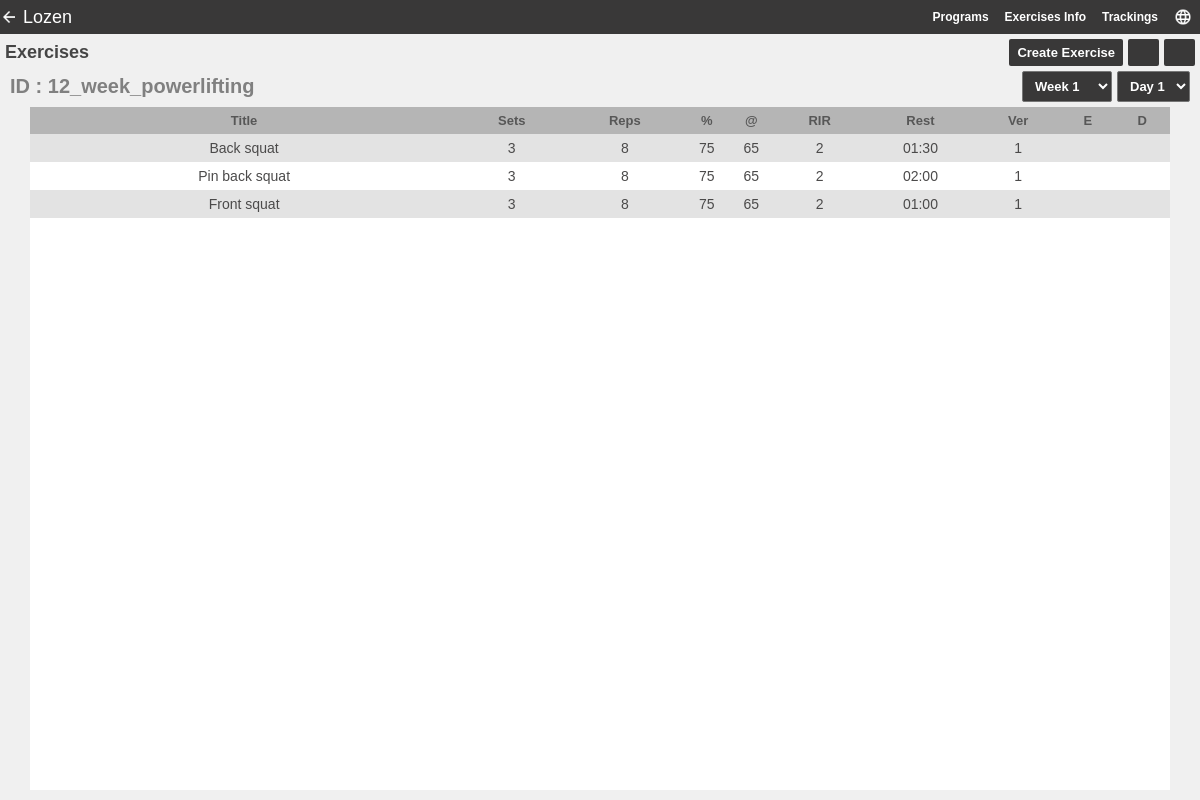
/exercises/list?program_id=1&week=1&day=1, run on the app's committed database.
### programs/models.py (models this page shows)
class Program(models.Model):
  training = models.ForeignKey(Training, on_delete=models.CASCADE)
  unique_id = models.CharField(max_length=32, unique=True, blank=False, null=False)
  version = models.PositiveSmallIntegerField()

### exercises/models.py (models this page shows, shortened)
class Exercise(models.Model):
  exercise_info = models.ForeignKey(ExerciseInfo, on_delete=models.CASCADE)
  program = models.ForeignKey(Program, on_delete=models.CASCADE, related_name='exercises')
  week = models.PositiveSmallIntegerField(choices=L_WEEKS, blank=False,null=False, default=1)
  day = models.PositiveSmallIntegerField(choices=L_DAYS, blank=False,null=False, default=1)
  idx = models.PositiveSmallIntegerField(blank=False, null=False)
  sets = models.PositiveSmallIntegerField(blank=False, null=False)
  reps = models.PositiveSmallIntegerField(blank=True, null=True)
  percent = models.PositiveSmallIntegerField(blank=True, null=True)
  power = models.PositiveSmallIntegerField(blank=True, null=True)
  rir = models.PositiveSmallIntegerField(blank=True, null=True)
  rest = models.PositiveSmallIntegerField(blank=True, default=0)
  version = models.PositiveSmallIntegerField()
  def rest_minutes(self):
    return self.rest // 60
  def rest_seconds(self):
    return self.rest % 60
  def rest_format(self):
    return f'{self.rest_minutes():02d}:{self.rest_seconds():02d}'
  class Meta:
    unique_together = ('program','week', 'day', 'idx', )
    ordering = ['week','day','idx']

### exercises_info/models.py (models this page shows, shortened)
class ExerciseInfo(models.Model):
  id = models.PositiveIntegerField(primary_key=True)
  title = models.CharField(max_length=32)
  description = models.TextField(blank=True, default='')
  version = models.PositiveSmallIntegerField(blank=False, null=False)
  def __str__(self):
    return self.title

### exercises/views.py (the view)
# urls.py: path(r'list?program_id=<int:program_id>&week=<int:week>&day=<int:day>',views.ExerciseListView.as_view(), name='list'),
class ExerciseListView(ListView):
    model = Exercise
    template_name = 'exercises/list.html'
    context_object_name = 'list_exercise'
    def get_queryset(self):
        queryset = super().get_queryset()
        program_id = self.kwargs['program_id']
        week = self.kwargs['week']
        day = self.kwargs['day']
        return queryset.filter(program_id=program_id, week=week, day=day)
    def get_context_data(self, **kwargs):
        context = super().get_context_data(**kwargs)
        context.update(self.kwargs)
        exercise_form_fields = ExerciseForm().fields
        week_widget = exercise_form_fields['week'].widget
        day_widget = exercise_form_fields['day'].widget
        week_widget.value = self.kwargs['week']
        day_widget.value = self.kwargs['day']
        program_id = self.kwargs['program_id']
        url_back = reverse_lazy('programs_translations:detail', kwargs=dict(language_id=1, program_id=program_id))
        program_unique_id = Program.objects.get(id=program_id).unique_id
        context.update(dict(
            current_version = Tracking.get_last_version(),
            program_unique_id=program_unique_id,
            week_widget=week_widget,
            day_widget=day_widget,
            url_back=url_back))
        return context

### trackings/models.py (called while the page is built)
  @classmethod
  def get_last_version(cls):
    if cls.objects.exists():
      tracking = cls.objects.latest('version')
      if tracking.state == False:
        return tracking.version
    return -1

### exercises/templates/exercises/list.html (shortened to what this page needs)
{% extends 'base.html' %}
{% load static %}
{% block btn_back %}
  <a class="icon ic-back" href="{{url_back}}"></a>
{% endblock %}
{% block links %}
  <link rel="stylesheet" href="{% static 'css/table.css' %}">
{% endblock %}
{% block content %}
  <header>
  <div class="header-title">Exercises</div>
  <div class="header-group">
    <a id="ic-add" class="btn-link" href="{% url 'exercises:create' program_id=program_id week=week day=day %}">Create Exercise</a>
    <a id="ic-add" class="icon-link" href="{% url 'exercises:upload' program_id=program_id %}"><i class="icon ic-upload"></i></a>
    <a id="ic-add" class="icon-link"  href="{% url 'api:download_exercises_csv' program_id=program_id %}"><i class="icon ic-download"></i></a>
  </div>
  </header>
  <div class="sub-header">
    <div class="sub-header-title">ID : {{program_unique_id}}</div>
    <div class="row">
      {% include 'select-widget.html' with id="week_selector" widget=week_widget %}
      {% include 'select-widget.html' with id="day_selector" widget=day_widget %}
    </div>
  </div>
  <div class="table-container">
    <table>
      <thead>
        <tr>
          <th style="min-width:150px">Title</th>
          <th med>Sets</th>
          <th med>Reps</th>
          <th min>%</th>
          <th min>@</th>
          <th med>RIR</th>
          <th>Rest</th>
          <th med>Ver</th>
          <th med>E</th>
          <th med>D</th>
        </tr>
      </thead>
      <tbody>
        {% for exercise in list_exercise %}
          <tr>
            <td>{{exercise.exercise_info}}</td>
            <td>{{exercise.sets|default:'-'}}</td>
            <td>{{exercise.reps|default:'-'}}</td>
            <td>{{exercise.percent|default:'-'}}</td>
            <td>{{exercise.power|default:'-'}}</td>
            <td>{{exercise.rir|default:'-'}}</td>
            <td>{{exercise.rest_format}}</td>
            <td>{{exercise.version}}</td>
            <td>
            </td>
            <td>
            </td>
          </tr>
        {% endfor %}
      </tbody>
    </table>
  </div>
{% endblock %}

### staticfiles/css/base.css (style rules this page uses)
* { margin:0; padding:0; box-sizing: border-box; font-family: Arial, Helvetica, sans-serif; }
:root { --black-mate: #393838; }
body { height: 100vh; display: flex; flex-direction: column; overflow-y: hidden; }
.nav-group a, .nav-group div { display: flex; flex-direction: column; justify-content: center; }
.btn-link, .icon-link { background-color: var(--black-mate); text-decoration: none; color: white; border-radius: 2px; cursor: pointer; font-size: 13px; font-weight: bold; padding: 6px 8px 6px 8px; }
.icon-link { display: flex; flex-direction: row; justify-content: center; align-items: center; align-self: stretch; }
.row { display: flex; flex-direction: row; align-items: center; gap: 5px; }

### staticfiles/css/table.css (style rules this page uses)
header { width: 100%; display: flex; flex-direction: row; align-items: center; justify-content: space-between; padding: 5px 5px 0px 5px; }
.header-title { font-size: 18px; font-weight: bold; color: rgb(69, 69, 69); }
.header-group { display: flex; flex-direction: row; align-items: stretch; gap: 5px; }
.sub-header { display: flex; flex-direction: row; padding : 0px 10px 0px 10px; align-items: center; justify-content: space-between; }
.sub-header-title { font-size: 20px; font-weight: bold; color: gray; }
.table-container { width: 95%; flex-grow: 1; background-color: white; align-self: center; overflow-x: auto; margin-bottom: 10px; padding-bottom: 100px; }
table { width: 100%; border-collapse: collapse; }
th, td { text-align: center; min-width: 5px; }
th { font-size: 13px; padding: 6px 5px 6px 5px; color: rgb(87, 87, 87); }
td { font-size: 14px; padding-top: 6px; padding-bottom: 6px; color: rgb(75, 74, 74); }
thead tr { background-color: rgb(181, 181, 181); }
tbody tr:nth-child(odd) { background-color: rgb(227, 227, 227); }
th[min] { max-width: 10px; }
th[med] { max-width: 60px; }

### exercises/templates/exercises/list.html (style rules this page uses)
.ic-upload,.ic-download { width: 15px; height: 15px; }

### data on the page
Program: unique "12_week_powerlifting"
Exercise: exercise_info "Back squat", sets "3", reps "8", percent "75", power "65", rir "2", rest_format "01:30", version "1"
Exercise: exercise_info "Pin back squat", sets "3", reps "8", percent "75", power "65", rir "2", rest_format "02:00", version "1"
Exercise: exercise_info "Front squat", sets "3", reps "8", percent "75", power "65", rir "2", rest_format "01:00", version "1"

### other printed values
form field week_selector "Week 1"
form field day_selector "Day 1"
